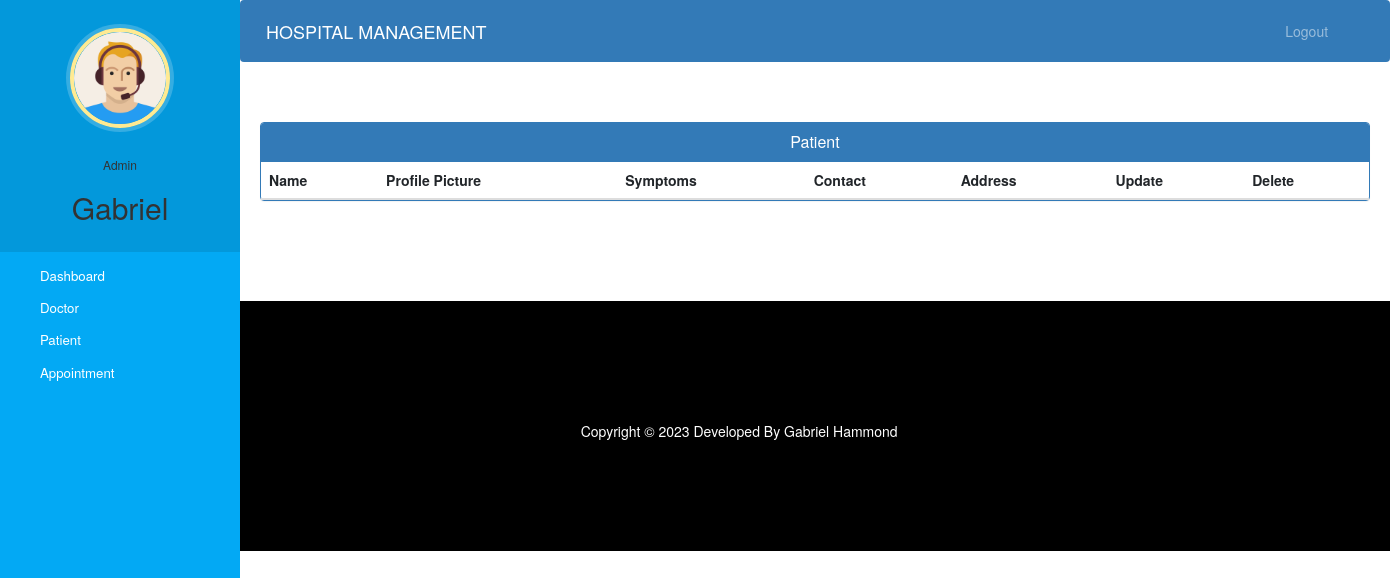
Page /admin-view-patient (signed in) on the earlier database version.
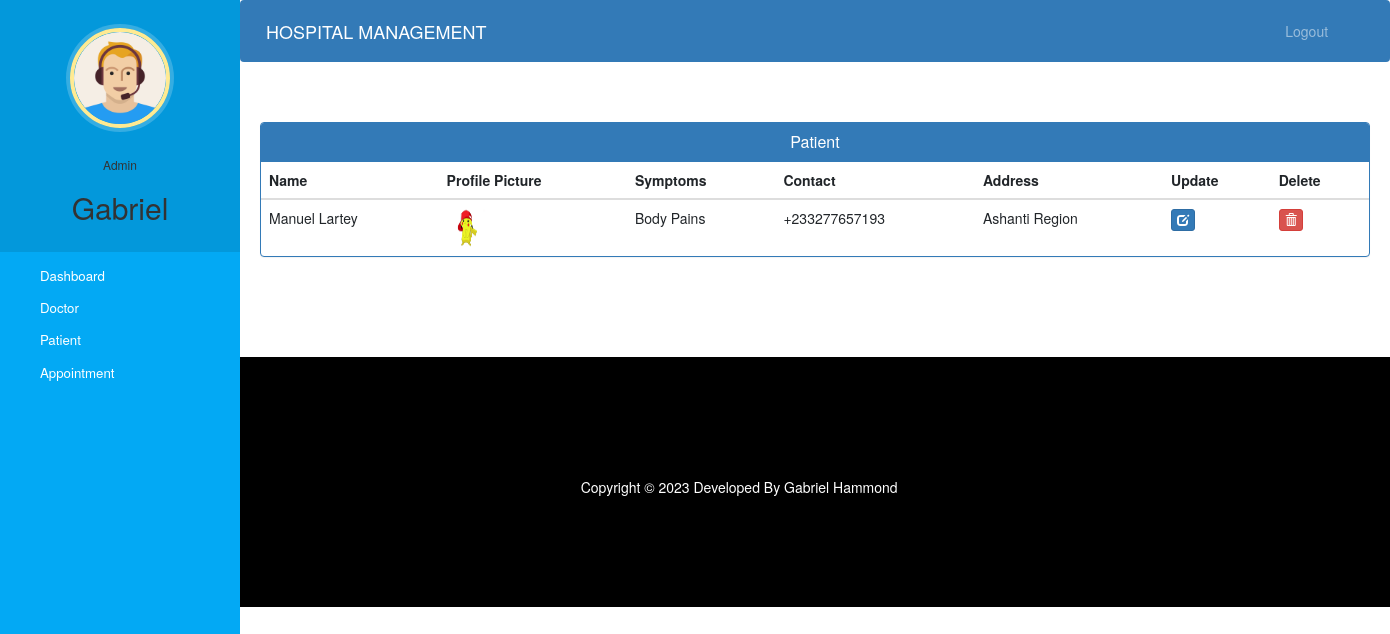
Same page on the later database version.
### hospital/models.py (models this page shows, shortened)
class Patient(models.Model):
    user=models.OneToOneField(User,on_delete=models.CASCADE)
    profile_pic= models.ImageField(upload_to='profile_pic/PatientProfilePic/',null=True,blank=True)
    address = models.CharField(max_length=40)
    mobile = models.CharField(max_length=20,null=False)
    symptoms = models.CharField(max_length=100,null=False)
    assignedDoctorId = models.PositiveIntegerField(null=True)
    admitDate=models.DateField(auto_now=True)
    status=models.BooleanField(default=False)
    @property
    def get_name(self):
        return self.user.first_name+" "+self.user.last_name

### hospital/views.py (the view)
# urls.py: path('admin-view-patient', views.admin_view_patient_view,
@login_required(login_url='adminlogin')
@user_passes_test(is_admin)
def admin_view_patient_view(request):
    patients=models.Patient.objects.all().filter(status=True)
    return render(request,'hospital/admin_view_patient.html',{'patients':patients})

### hospital/views.py (called while the page is built)
def is_admin(user):
    return user.groups.filter(name='ADMIN').exists()

### templates/hospital/admin_view_patient.html (shortened to what this page needs)
{% extends 'hospital/admin_base.html' %} {% block content %} {% load static %}
<head>
  <link
    href="//netdna.bootstrapcdn.com/bootstrap/3.0.0/css/bootstrap.min.css"
    rel="stylesheet"
    id="bootstrap-css"
  />
</head>
<div class="container">
  <div class="panel panel-primary">
    <div class="panel-heading">
      <h6 class="panel-title">Patient</h6>
    </div>
    <div class="search-container">
    </div>
    <table class="table table-hover" id="dev-table">
      <thead>
        <tr>
          <th>Name</th>
          <th>Profile Picture</th>
          <th>Symptoms</th>
          <th>Contact</th>
          <th>Address</th>
          <th>Update</th>
          <th>Delete</th>
        </tr>
      </thead>
      {% for p in patients %}
      <tr>
        <td>{{p.get_name}}</td>
        <td>
          <img
            src="{% static p.profile_pic.url %}"
            alt="Profile Pic"
            height="40px"
            width="40px"
          />
        </td>
        <td>{{p.symptoms}}</td>
        <td>{{p.mobile}}</td>
        <td>{{p.address}}</td>
        <td>
          <a
            class="btn btn-primary btn-xs"
            href="{% url 'update-patient' p.id  %}"
            ><span class="glyphicon glyphicon-edit"></span
          ></a>
        </td>
        <td>
          <a
            class="btn btn-danger btn-xs"
            href="{% url 'delete-patient-from-hospital' p.id  %}"
            ><span class="glyphicon glyphicon-trash"></span
          ></a>
        </td>
      </tr>
      {% endfor %}
    </table>
  </div>
</div>
{% endblock content %}

Differences in the rows shown:
added Patient: get_name "Manuel Lartey", profile_pic (picture), symptoms "Body Pains", mobile "+233277657193", address "Ashanti Region"
